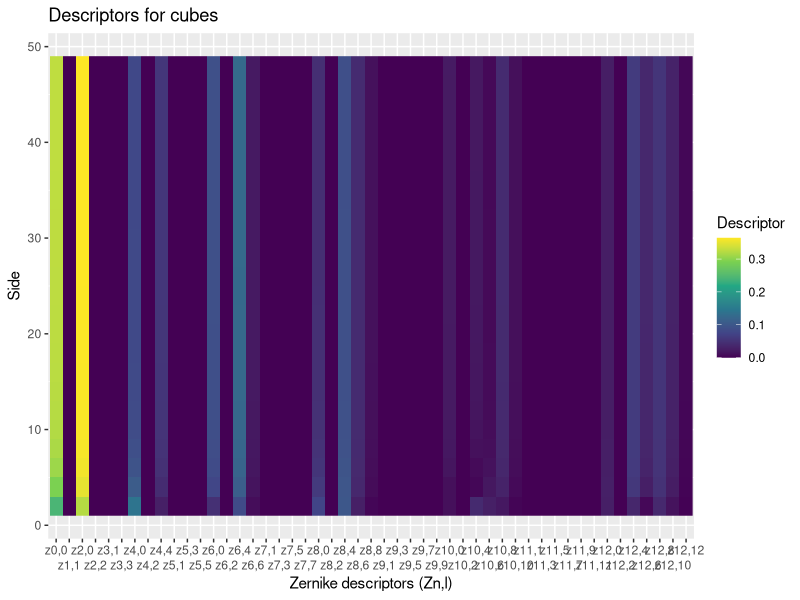
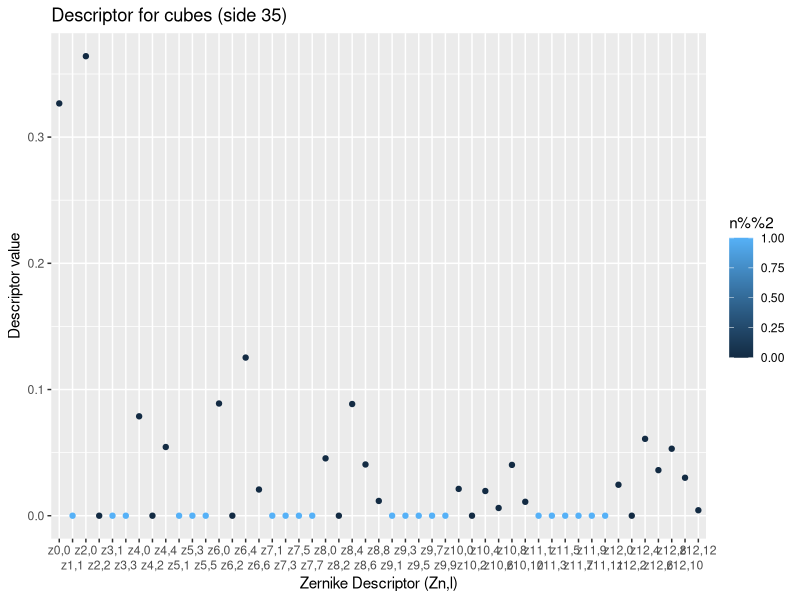
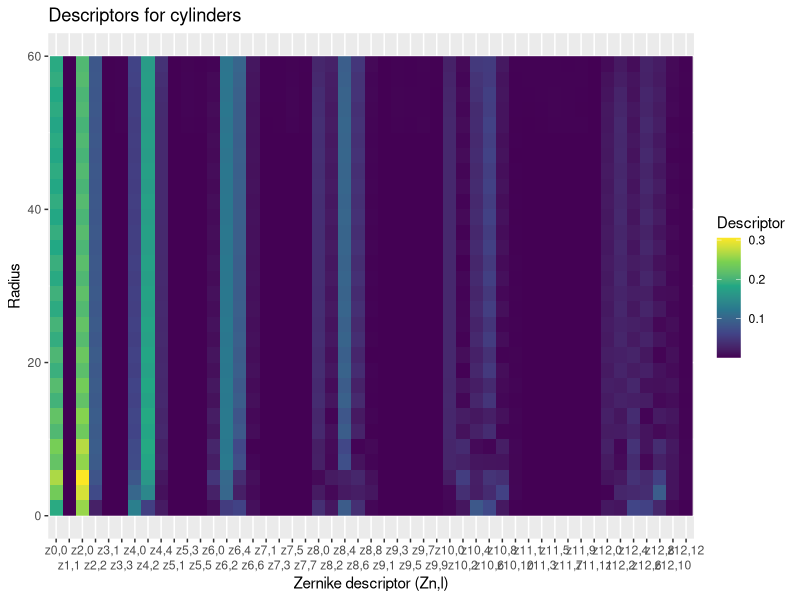
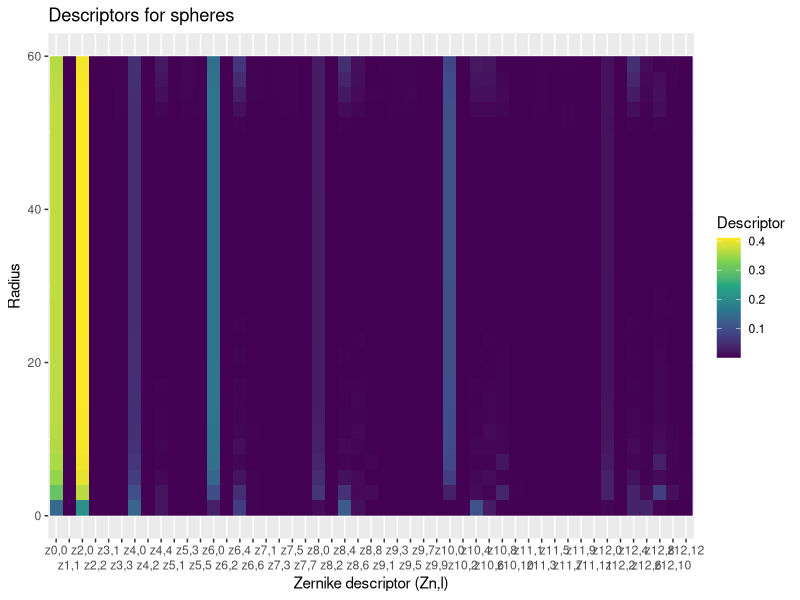
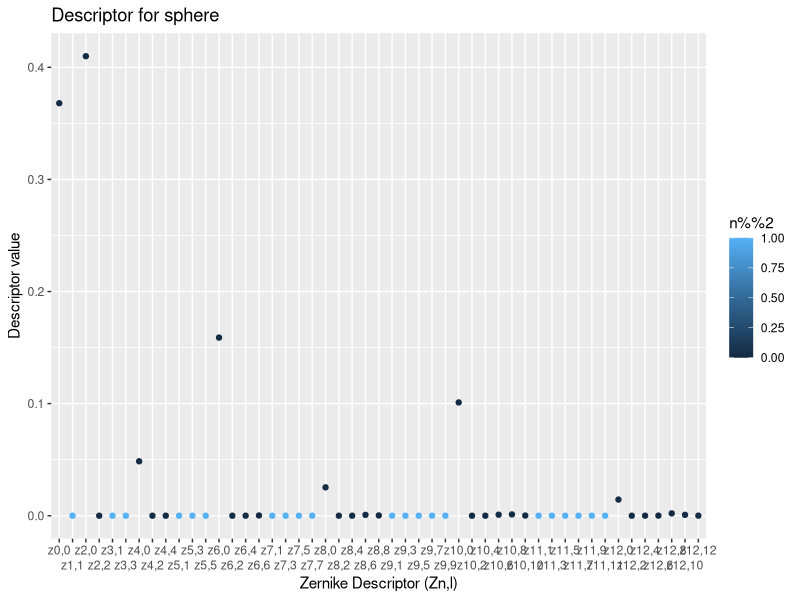
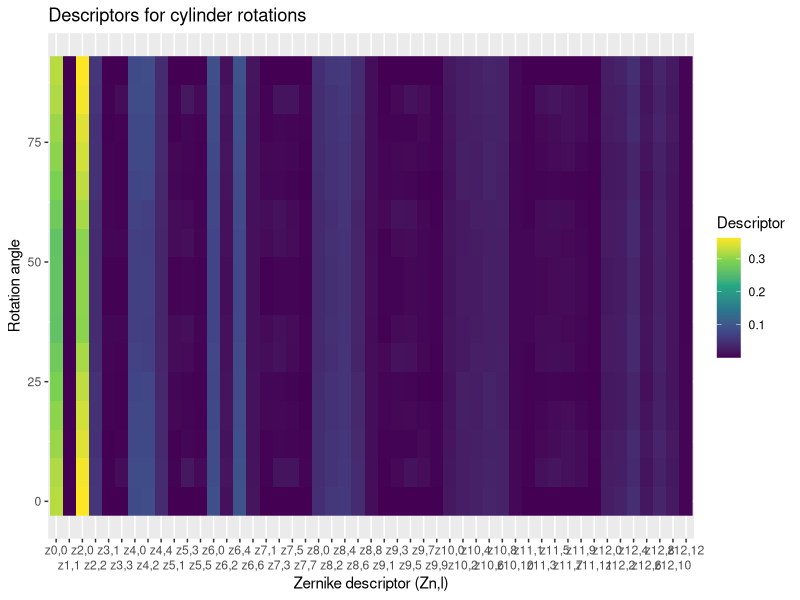

Source code (R) for these figures, in order: (Note: this script raises an error after producing the figures.)
## ---- chunk 1
knitr::opts_chunk$set(echo = TRUE)
library(ggplot2)
library(gplots)
## ---- chunk 2
createNLcolumns <- function(dataframe, order){
  nList <- vector(mode="list")
  liList <- vector(mode="list")
  lList <- vector(mode="list")
  for(n in 0:order){
    for (li in 0:(n%/%2)){
	     nList <- append(nList, n)
	     liList <- append(liList, li)
	     lList <- append(lList, li*2 + as.numeric(n%%2!=0))
	  }
  }
  
  nList <- rep(nList, nrow(dataframe)/length(nList))
  liList <- rep(liList, nrow(dataframe)/length(liList))
  lList <- rep(lList, nrow(dataframe)/length(lList))
  new_cols <- data.frame("n"=unlist(nList), "li"=unlist(liList), "l"=unlist(lList))
  return(new_cols)
  
}
## ---- chunk 3
createIndexName <- function(dataframe){
  vec <- vector(mode = "list")
  for(i in 1:nrow(dataframe)){
    vec <- append(vec, paste("z",dataframe$n[i],",",dataframe$l[i], sep=""))
  }
  return(vec)
    
}
## ---- chunk 4
Cubes <- read.delim("cubes.txt", header = FALSE, sep = " ", dec = ".")
colnames(Cubes)<- c("Side", "Index", "Descriptor")
new_col <-createNLcolumns(Cubes, 20)
Cubes <- cbind(Cubes, new_col)
Cubes <- cbind(Cubes, "z" = unlist(createIndexName(Cubes)))
Cubes <- subset(Cubes, Cubes$n<13)


ggplot(Cubes,aes(y=Side, x=reorder(z,Index), fill=Descriptor)) + 
  geom_raster()+
  scale_fill_viridis_c()+
  ggtitle("Descriptors for cubes")+
  scale_x_discrete(guide=guide_axis(n.dodge=2))+
  labs(x="Zernike descriptors (Zn,l)")

ggplot(subset(Cubes, Cubes$Side==34),aes(x=reorder(z,Index), y=Descriptor, group = 1, colour=n%%2))+
  geom_point()+
  labs(x="Zernike Descriptor (Zn,l)", y = "Descriptor value")+
  ggtitle("Descriptor for cubes (side 35)")+
  scale_x_discrete(guide=guide_axis(n.dodge=2))




## ---- chunk 5
Cylinders <- read.delim("cylinders.txt", header = FALSE, sep = " ", dec = ".")
Cylinders$RadiusOnHeight <- Cylinders$V1/Cylinders$V2 
colnames(Cylinders)<- c("Radius", "Height", "Index", "Descriptor", "RadiusOnEight")
new_col <-createNLcolumns(Cylinders, 20)
Cylinders <- cbind(Cylinders, new_col)
Cylinders <- cbind(Cylinders, "z" = unlist(createIndexName(Cylinders)))
Cylinders <- subset(Cylinders, Cylinders$n<13)


ggplot(Cylinders,aes(y=Radius, x=reorder(z,Index), fill=Descriptor)) + 
  geom_raster()+
  scale_fill_viridis_c()+
  ggtitle("Descriptors for cylinders") +
  scale_x_discrete(guide=guide_axis(n.dodge=2))+
  labs(x="Zernike descriptor (Zn,l)")








## ---- chunk 6
Spheres <- read.delim("spheres.txt", header = FALSE, sep = " ", dec = ".")
colnames(Spheres)<- c("Radius", "Index", "Descriptor")
new_col <-createNLcolumns(Spheres, 20)
Spheres <- cbind(Spheres, new_col)
Spheres <- cbind(Spheres, "z" = unlist(createIndexName(Spheres)))
Spheres <- subset(Spheres, Spheres$n<13)


ggplot(Spheres,aes(y=Radius, x=reorder(z,Index), fill=Descriptor)) + 
  geom_raster()+
  scale_fill_viridis_c()+
  ggtitle("Descriptors for spheres")+
  scale_x_discrete(guide=guide_axis(n.dodge=2))+
  labs(x="Zernike descriptor (Zn,l)")


ggplot(subset(Spheres, Spheres$Radius==27),aes(x=reorder(z,Index), y=Descriptor,group = 1, colour=n%%2))+
  geom_point()+
  labs(x="Zernike Descriptor (Zn,l)", y = "Descriptor value")+
  ggtitle("Descriptor for sphere")+
  scale_x_discrete(guide=guide_axis(n.dodge=2))



## ---- chunk 7

Rotations <- read.delim("cylindersRotate.txt", header = FALSE, sep = " ", dec = ".")
colnames(Rotations)<- c("Angle", "Index", "Descriptor")
new_col <-createNLcolumns(Rotations, 20)
Rotations <- cbind(Rotations, new_col)
Rotations <- cbind(Rotations, "z" = unlist(createIndexName(Rotations)))
Rotations <-subset(Rotations, Rotations$n<13)


ggplot(Rotations,aes(y=Angle, x=reorder(z,Index), fill=Descriptor)) + 
  geom_raster()+
  scale_fill_viridis_c()+
  ggtitle("Descriptors for cylinder rotations")+
  scale_x_discrete(guide=guide_axis(n.dodge=2))+
  #scale_x_discrete(breaks = function(x){x[c(TRUE,FALSE,FALSE,FALSE)]})+
  labs(x="Zernike descriptor (Zn,l)", y = "Rotation angle")
  




## ---- chunk 8
#create dataframe with error for each angle and each index
err <- 0
vec <- vector(mode="list")
for(j in unique(DataRot$Angle)){
    for(i in unique(DataRot$Index)){
      err = DataRot$Descriptor[as.numeric(DataRot$Angle==0) & as.numeric(DataRot$Index==i)]-
            DataRot$Descriptor[as.numeric(DataRot$Angle==j) & as.numeric(DataRot$Index==i)]
      vec <- append(vec, err)
    }
}

reference <- rep(DataRot$Descriptor[DataRot$Angle==0], length(unique(DataRot$Angle)))

Errors <- data.frame(DataRot$Angle, DataRot$Index, DataRot$z, unlist(vec), DataRot$Descriptor, reference) 
colnames(Errors) <- c("Angle", "Index", "z", "Error", "Descriptor", "ReferenceDescriptor")
Errors <- subset(Errors, Errors$Angle != 0)


ggplot(Errors,aes(y=Angle, x=reorder(z,Index), fill=Error)) + 
  geom_raster()+
  scale_fill_viridis_c()+
  ggtitle("Error for cylinder rotations")+
  scale_x_discrete(guide=guide_axis(n.dodge=2))+
  labs(x="Zernike descriptor (Zn,l)")

#ggplot(DataFrameErrors,aes(y=Angle, x=reorder(z,Index), fill=(Error/((Descriptor+ReferenceDescriptor)/2)))) + 
#  geom_raster()+
#  scale_fill_viridis_c()+
#  ggtitle("Error for cylinder rotations")+
#  scale_x_discrete(breaks = function(x){x[c(TRUE,FALSE,FALSE,FALSE)]})+
#  labs(x="z")

#ggplot(DataFrameErrors,aes(y=Angle, x=reorder(z,Index), fill=(Error))) + 
#  geom_raster()+
#  scale_fill_viridis_c()+
#  ggtitle("Error for cylinder rotations")+
#  scale_x_discrete(breaks = function(x){x[c(TRUE,FALSE,FALSE,FALSE)]})+
#  labs(x="z")



#per angolo 0
ggplot(subset(DataRot, DataRot$Angle==0)[0:49,],aes(x=reorder(z,Index), y=Descriptor,group = 1, colour=n%%2))+
  geom_point()+
  labs(x="Zernike Descriptor (Zn,l)", y = "Descriptor value")+
  ggtitle("Descriptor for cylinder")+
  scale_x_discrete(guide=guide_axis(n.dodge=2))




ggplot(DataRot,aes(x=reorder(z,Index), y=Descriptor, group = 1, colour=Angle))+
  geom_point()+
  labs(x="Zernike Descriptor (Zn,l)", y = "Descriptor value")+
  ggtitle("Descriptor for cylinder varying angle")+
  scale_x_discrete(guide=guide_axis(n.dodge=2))
